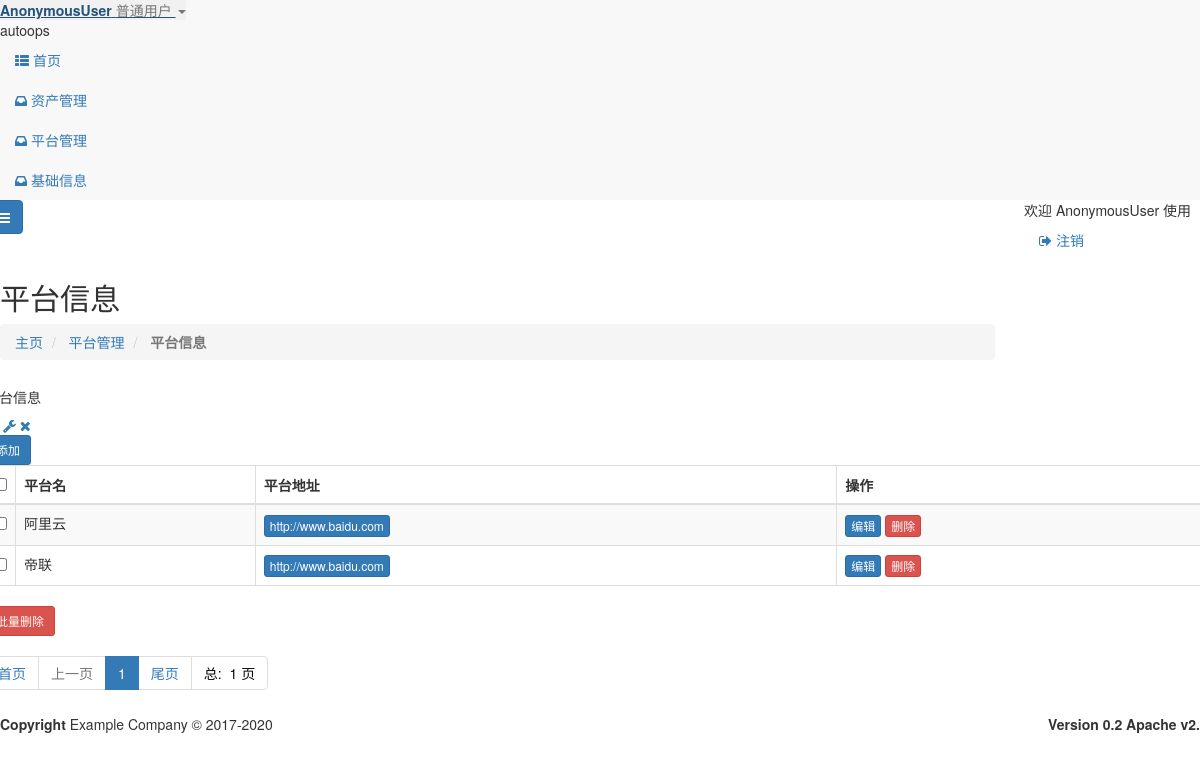
The app's page /pfdb/pfdb.html, older data.
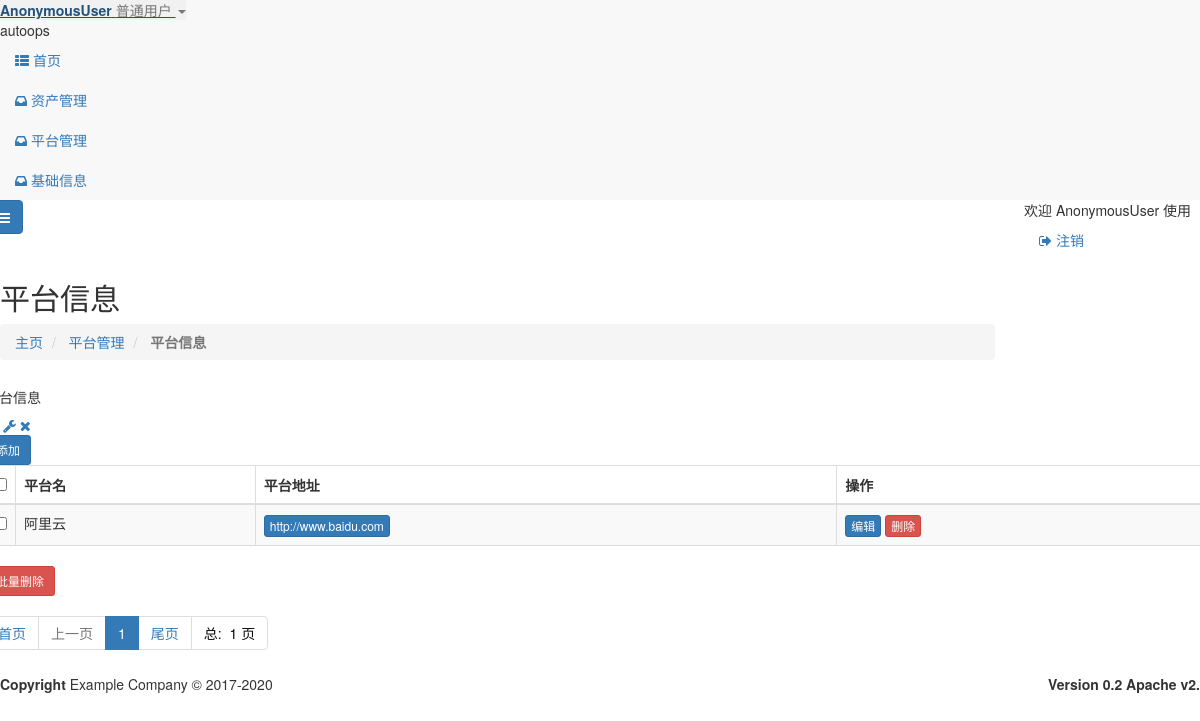
The same page, newer data.
### pfdb/models.py (models this page shows, shortened)
class pfdb(models.Model):
    id = models.AutoField(primary_key=True,verbose_name="id")
    platfrom_name = models.CharField(max_length=64,blank=True,null=False,verbose_name="平台名称")
    platfrom_url = models.URLField(max_length=128,verbose_name="平台地址",blank=True,null=False)
    class Meta:
        db_table ="pfdb"
        verbose_name="平台管理"
        verbose_name_plural = '平台管理'

### pfdb/views.py (the view)
# urls.py: path('pfdb.html',views.PlatfromList.as_view(),name='pfdb_list'),
class PlatfromList(ListView,LoginRequiredMixin):
    model = pfdb
    template_name = 'pfdb/pfdb.html'
    paginate_by = settings.DISPLAY_PER_PAGE
    context_object_name = 'pfdb_list'

### templates/pfdb/pfdb.html (shortened to what the changed rows need)
{% extends "base.html" %}
{% load  static %}
{% block page-content %}
    <div class="row wrapper border-bottom white-bg page-heading ">
        <div class="col-lg-10">
            <h2>平台信息</h2>
        </div>
    </div>
    <div class="wrapper wrapper-content animated fadeInRight">
        <div class="row">
            <div  id="split-right">
                <div class="ibox float-e-margins">
                    <div class="ibox-content">
                        <div class="table-responsive">
                            <form id="del_form_pfdb_all" class="form-horizontal  " method="post">
                                <table class="table table-striped table-bordered table-hover dataTables-pfdb">
                                    <thead>
                                    <tr>
                                        <th width="20"><input type="checkbox" id="CheckedAll"></th>
                                        <th>平台名</th>
                                        <th>平台地址</th>
                                        <th>操作</th>
                                    </tr>
                                    </thead>
                                    <tbody>
                                    {% for   row   in   pfdb_list %}
                                        <tr class="gradeA" id="{{ row.id }}">
                                            <td><input type="checkbox" value="{{ row.id }}" name="id"></td>
                                            <td class="center">{{ row.platfrom_name}}</td>
                                            <td class="center">
                                                <a class="btn btn-primary  btn-xs " href="{{ row.platfrom_url}}">{{ row.platfrom_url}}</a>
                                                </td>
                                            <td><a class="btn btn-primary  btn-xs " href="{% url  "pfdb:pfdb_update" pk=row.id %}" >编辑</a>
                                                <a class="btn btn-danger  btn-xs  pfdb_del">删除</a>
                                            </td>
                                        </tr>
                                    {% endfor %}
                                    </tbody>
                                </table>
                                <div>
                                        <ul class="pagination">
                                            {% for p in paginator.page_range %}
                                                {% if  search_data %}
                                                    {% if p == page_obj.number %}
                                                        <li class="active"><a
                                                                href="{% url "pfdb:pfdb_list" %}?page={{ p }}&{{ search_data }}"> {{ p }} </a>
                                                        </li>
                                                    {% else %}
                                                        <li>
                                                            <a href="{% url "pfdb:pfdb_list" %}?page={{ p }}&{{ search_data }}"> {{ p }} </a>
                                                        </li>
                                                    {% endif %}
                                                {% else %}
                                                    {% if p == page_obj.number %}
                                                        <li class="active"><a
                                                                href="{% url "pfdb:pfdb_list" %}?page={{ p }}"> {{ p }} </a>
                                                        </li>
                                                    {% else %}
                                                        <li>
                                                            <a href="{% url "pfdb:pfdb_list" %}?page={{ p }}"> {{ p }} </a>
                                                        </li>
                                                    {% endif %}
                                                {% endif %}
                                            {% endfor %}
                                        </ul>
                                </div>
                            </form>
                        </div>
                    </div>
                </div>
            </div>
        </div>
    </div>
{% endblock %}

Row changes from the older to the newer data that the page shows:
removed pfdb: platfrom_name "帝联", platfrom_url "http://www.baidu.com"
